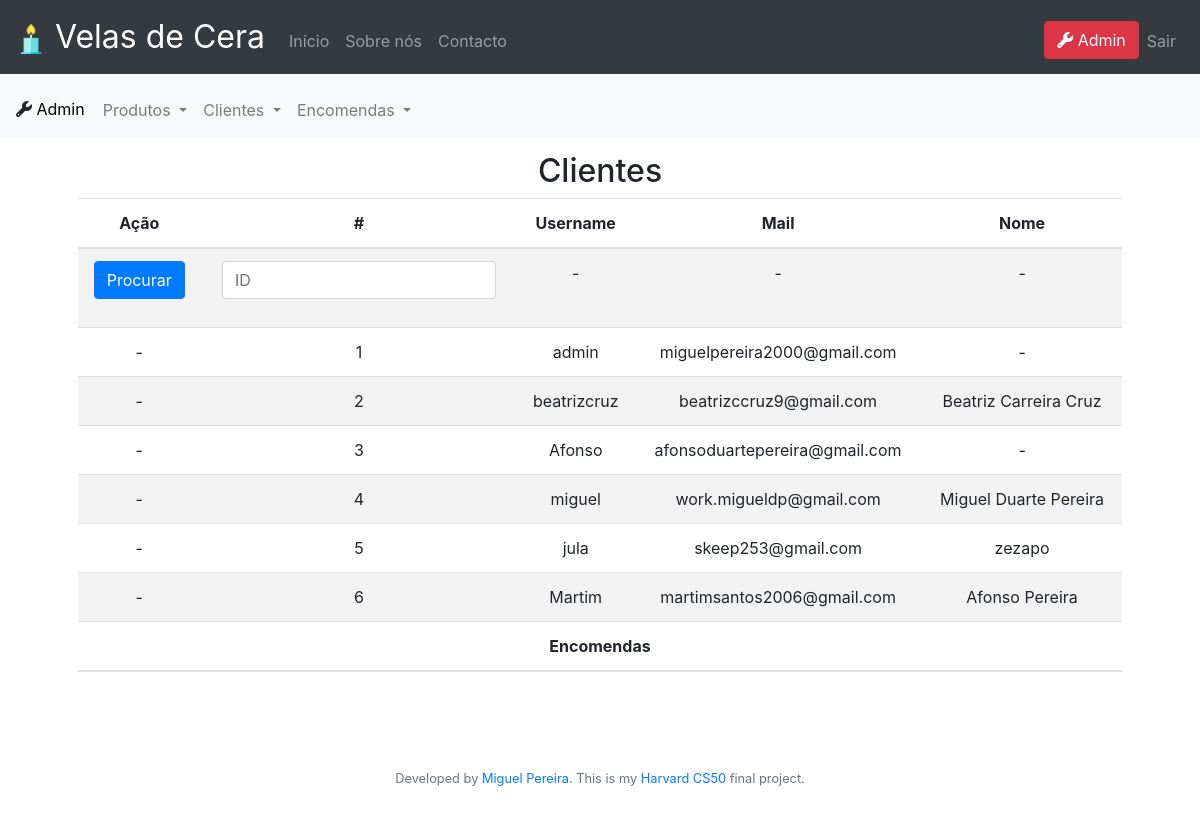
The page /admin/encomendasPorCliente (signed in) on the database as committed earlier.
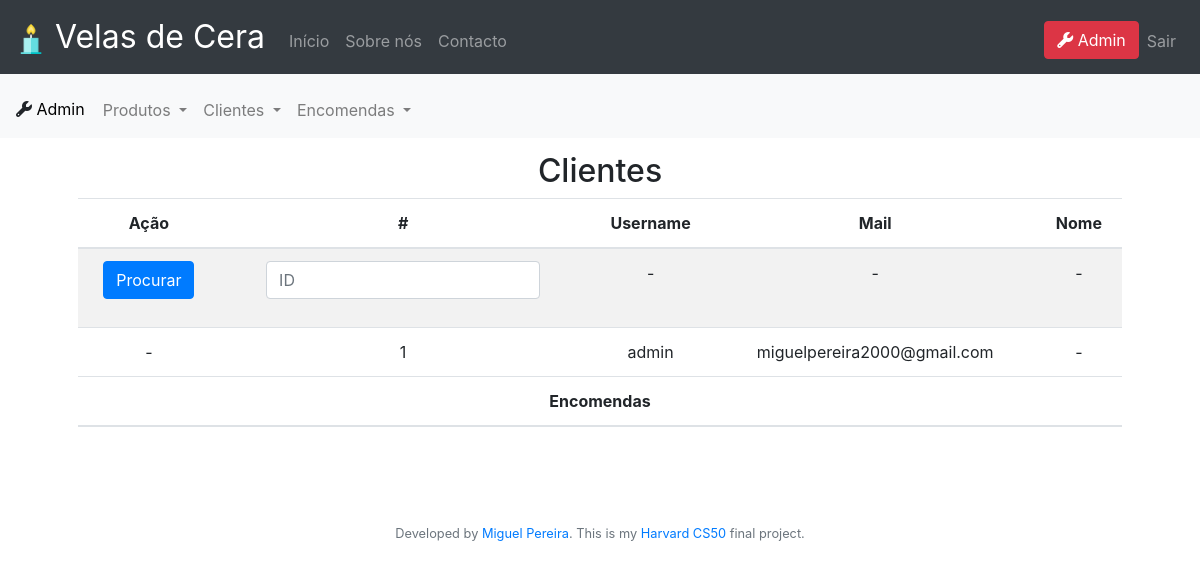
The same page on the database as committed later.
### tables this page shows
CREATE TABLE users (id integer not null primary key autoincrement, username text not null, hash text not null, mail text not null unique, tipo text not null);

CREATE TABLE morada (user_id integer unique not null, zip text not null, city text not null, street text not null, nome text);

### app.py (the view, shortened to what this page needs)
@app.route("/admin/encomendasPorCliente", methods=["GET", "POST"])
@admin_login_required
def adminEncomendasPorUser():
    users = db.execute("select id, username, mail, nome from users left join morada on user_id=users.id order by users.id")
    encomendas_datas = ''
    encomendas = ''
    return render_template("adminEncomendasUser.html", users=users, encomendas_datas=encomendas_datas, encomendas=encomendas)

### app.py (called while the page is built)
@app.after_request
def after_request(response):
    response.headers["Cache-Control"] = "no-cache, no-store, must-revalidate"
    response.headers["Expires"] = 0
    response.headers["Pragma"] = "no-cache"
    return response

def admin_login_required(f):
    @wraps(f)
    def decorated_function(*args, **kwargs):
        if session.get("user_id") is None:
            return redirect("/login")
        else:
            rows = db.execute("select * from users where id = :id", id=session.get("user_id"))
            if len(rows) != 1 or rows[0]["tipo"] != "admin":
                return apology("Não és admin", 400)
        return f(*args, **kwargs)
    return decorated_function

### templates/adminEncomendasUser.html (shortened to what this page needs)
{% extends "admin.html" %}
{% block mainAdmin %}
<form action="/admin/encomendasPorCliente" method="POST" enctype=multipart/form-data>
<table class="table table-striped">
    <thead>
        <h2>
            Clientes
        </h2>
        <tr>
            <th>Ação</th>
            <th>#</th>
            <th>Username</th>
            <th>Mail</th>
            <th>Nome</th>
        </tr>
    </thead>
    <tbody>
        <tr>
            <td><button class="btn btn-primary" type="submit">Procurar</button></td>
            <td>
                <div class="form-group">
                    <input type="text" autofocus class="form-control"  placeholder="ID" name="id">
            </td>
            <td>-</td>
            <td>-</td>
            <td>-</td>
        </tr>
    {% for cliente in users %}
        <tr>
            <td>-</td>
            <td>{{ cliente.id }}</td>
            <td>{{ cliente.username }}</td>
            <td>{{ cliente.mail }}</td>
            <td>
                {% if cliente.nome == None %}
                    -
                {% else %}
                    {{ cliente.nome}}
                {% endif %}
            </td>
        </tr>
    {% endfor %}
    </tbody>
</table>
</form>
<table class="table table-striped" style="margin-bottom: -1px; margin-top: -16px;">
    <thead>
        <tr>
            <th>Encomendas</th>
        </tr>
    </thead>
</table>
{% endblock %}

Rows that differ between the two databases and show on the page:
removed morada: id "2", username "beatrizcruz", mail "beatrizccruz9@gmail.com", nome "Beatriz Carreira Cruz"
removed users: id "3", username "Afonso", mail "afonsoduartepereira@gmail.com"
removed morada: id "4", username "miguel", mail "work.migueldp@gmail.com", nome "Miguel Duarte Pereira"
removed morada: id "5", username "jula", mail "skeep253@gmail.com", nome "zezapo"
removed morada: id "6", username "Martim", mail "martimsantos2006@gmail.com", nome "Afonso Pereira"
